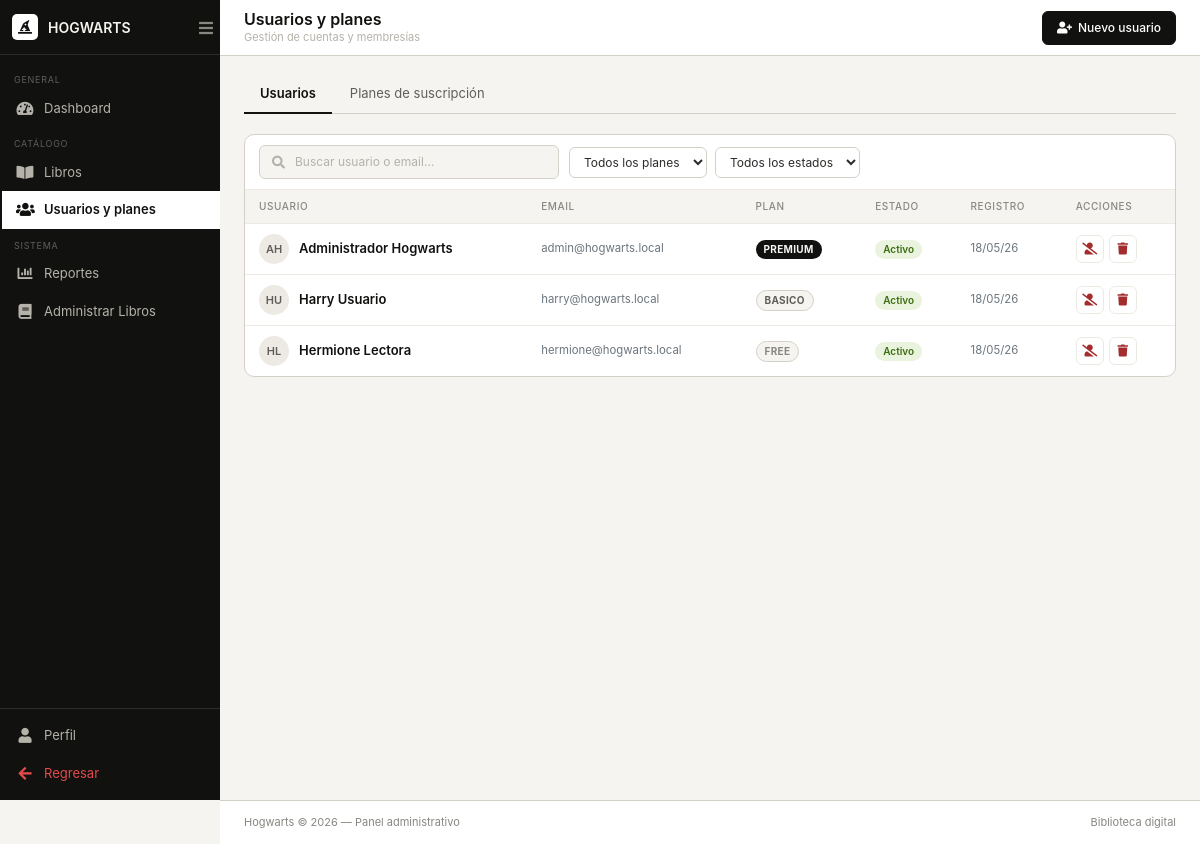
The page /src/views/admin/usuarios.php (signed in) on the database its author committed.
### tables this page shows
CREATE TABLE IF NOT EXISTS usuarios (
    id_usuario INT AUTO_INCREMENT PRIMARY KEY,
    nombre VARCHAR(150) NOT NULL,
    email VARCHAR(150) NOT NULL UNIQUE,
    password VARCHAR(255) NULL,
    google_id VARCHAR(255) NULL,
    foto_perfil VARCHAR(255) NULL,
    tema_habilitado TINYINT(1) NOT NULL DEFAULT 1,
    casa_preferida VARCHAR(20) NOT NULL DEFAULT 'ravenclaw',
    estado ENUM('activo', 'inactivo', 'baneado') NOT NULL DEFAULT 'activo',
    fecha_registro TIMESTAMP NOT NULL DEFAULT CURRENT_TIMESTAMP,
    id_rol INT NULL,
    CONSTRAINT fk_usuarios_roles
        FOREIGN KEY (id_rol) REFERENCES roles(id_rol)
        ON UPDATE CASCADE
        ON DELETE SET NULL
);

CREATE TABLE IF NOT EXISTS planes (
    id_plan INT AUTO_INCREMENT PRIMARY KEY,
    nombre VARCHAR(150) NOT NULL,
    precio DECIMAL(10,2) NOT NULL DEFAULT 0.00,
    descripcion TEXT NULL
);

### src/models/Database.php (called while the page is built, shortened)
<?php
class Database
{
    private static ?PDO $connection = null;
    public static function getConnection(): PDO
    {
        if (self::$connection instanceof PDO) {
            return self::$connection;
        }
        $host = getenv('DB_HOST') ?: '127.0.0.1';
        $port = getenv('DB_PORT') ?: '3306';
        $dbname = getenv('DB_NAME') ?: 'biblioteca_digital';
        $user = getenv('DB_USER') ?: 'root';
        $pass = getenv('DB_PASS') ?: '';
        $hostsToTry = array_unique([$host, '127.0.0.1', 'localhost']);
        foreach ($hostsToTry as $candidateHost) {
            $dsn = "mysql:host={$candidateHost};port={$port};dbname={$dbname};charset=utf8mb4";
            try {
                self::$connection = new PDO($dsn, $user, $pass, [
                    PDO::ATTR_ERRMODE => PDO::ERRMODE_EXCEPTION,
                    PDO::ATTR_DEFAULT_FETCH_MODE => PDO::FETCH_ASSOC,
                ]);
                return self::$connection;
            } catch (PDOException $exception) {
                $lastException = $exception;
            }
        }
        $message = 'No se pudo conectar a MySQL. Verifica DB_HOST, DB_PORT, DB_NAME, DB_USER y DB_PASS.';
        throw new RuntimeException($message);
    }
}

### src/models/UserModel.php (called while the page is built, shortened)
<?php
require_once __DIR__ . '/Database.php';
class UserModel
{
    private PDO $db;
    public function __construct()
    {
        $this->db = Database::getConnection();
    }
    private function ensureTables(): void
    {
        $this->db->exec(
            "INSERT IGNORE INTO planes (id_plan, nombre, precio, descripcion) VALUES
             (1, 'Free',    0.00,  'Acceso a libros gratuitos'),
             (2, 'Básico',  4.99,  'Catálogo básico'),
             (3, 'Plus',    8.99,  'Catálogo ampliado con audiolibros parcial'),
             (4, 'Premium', 13.99, 'Catálogo completo con audiolibros')"
        );
    }
    public function allUsuarios(): array
    {
        $stmt = $this->db->query(
            'SELECT u.*,
                    r.nombre AS rol_nombre,
                    p.nombre AS plan_nombre,
                    s.estado AS suscripcion_estado,
                    s.fecha_inicio,
                    s.fecha_fin
             FROM usuarios u
             LEFT JOIN roles r ON r.id_rol = u.id_rol
             LEFT JOIN suscripciones s ON s.id_usuario = u.id_usuario AND s.estado = "activa"
             LEFT JOIN planes p ON p.id_plan = s.id_plan
             ORDER BY u.fecha_registro DESC'
        );
        return $stmt->fetchAll();
    }
    public function allPlanes(): array
    {
        $stmt = $this->db->query(
            'SELECT p.*,
                    COUNT(s.id_suscripcion) AS total_usuarios
             FROM planes p
             LEFT JOIN suscripciones s ON s.id_plan = p.id_plan AND s.estado = "activa"
             GROUP BY p.id_plan
             ORDER BY p.precio ASC'
        );
        return $stmt->fetchAll();
    }
}

### src/controllers/UserController.php (called while the page is built, shortened)
<?php
require_once __DIR__ . '/../models/UserModel.php';
class UserController
{
    private UserModel $model;
    public function __construct()
    {
        $this->model = new UserModel();
    }
    public function handle(): array
    {
        return [
            'usuarios' => $this->model->allUsuarios(),
            'planes'   => $this->model->allPlanes(),
            'flash'    => $this->consumeFlash(),
        ];
    }
    private function consumeFlash(): ?array
    {
        if (!isset($_SESSION['user_flash'])) return null;
        $f = $_SESSION['user_flash'];
        return $f;
    }
}

### src/views/admin/usuarios.php (the view, shortened to what this page needs)
<?php
require_once __DIR__ . '/../../controllers/UserController.php';
$controller = new UserController();
$data       = $controller->handle();
$usuarios = $data['usuarios'];
$tab = $_GET['tab'] ?? 'usuarios';
include __DIR__ . '/../layouts/sidebar.php';
?>
<div class="admin-topbar">
    <div>
        <h1 class="topbar-title">Usuarios y planes</h1>
        <p class="topbar-sub">Gestión de cuentas y membresías</p>
    </div>
    <div class="topbar-actions">
        <?php if ($tab === 'usuarios'): ?>
        <button class="btn-admin btn-admin--primary" onclick="abrirModalUsuario()">
            <i class="fas fa-user-plus"></i> <span>Nuevo usuario</span>
        </button>
        <?php endif; ?>
    </div>
</div>
<div class="admin-content">
    <div class="admin-tabs">
        <a href="?tab=usuarios" class="admin-tab <?= $tab === 'usuarios' ? 'active' : '' ?>">Usuarios</a>
        <a href="?tab=planes"   class="admin-tab <?= $tab === 'planes'   ? 'active' : '' ?>">Planes de suscripción</a>
    </div>
    <?php if ($tab === 'usuarios'): ?>
    <div class="admin-card">
        <div class="admin-card__toolbar">
            <div class="search-box">
                <i class="fas fa-search"></i>
                <input type="text" id="buscadorUsuarios" placeholder="Buscar usuario o email…">
            </div>
            <div class="toolbar-filters">
                <select class="filter-select" id="filtroPlanUsr">
                    <option value="">Todos los planes</option>
                </select>
                <select class="filter-select" id="filtroEstadoUsr">
                    <option value="">Todos los estados</option>
                </select>
            </div>
        </div>
        <?php if (empty($usuarios)): ?>
            <div style="padding:40px 16px; text-align:center; color:var(--color-gris-mid); font-size:13px;">
                <i class="fas fa-users" style="font-size:32px; margin-bottom:10px; display:block; opacity:0.25"></i>
                No hay usuarios registrados aún.
                <br>
                <button class="btn-admin btn-admin--primary" style="margin-top:14px" onclick="abrirModalUsuario()">
                    <i class="fas fa-user-plus"></i> Crear el primero
                </button>
            </div>
        <?php else: ?>
        <div class="table-responsive">
            <table class="admin-table" id="tablaUsuarios">
                <thead>
                    <tr>
                        <th>Usuario</th><th>Email</th><th>Plan</th>
                        <th>Estado</th><th>Registro</th><th>Acciones</th>
                    </tr>
                </thead>
                <tbody>
                    <?php foreach ($usuarios as $usr):
                        $planSlug  = strtolower(str_replace(['á','é','í','ó','ú'],['a','e','i','o','u'], $usr['plan_nombre'] ?? 'free'));
                        $partes    = explode(' ', trim($usr['nombre']));
                        $iniciales = mb_strtoupper(mb_substr($partes[0], 0, 1)) .
                                     (isset($partes[1]) ? mb_strtoupper(mb_substr($partes[1], 0, 1)) : '');
                        $estClase  = match($usr['estado']) { 'activo' => 'activo', 'baneado' => 'suspendido', default => 'inactivo' };
                    ?>
                    <tr data-plan="<?= htmlspecialchars($planSlug) ?>"
                        data-estado="<?= htmlspecialchars($usr['estado']) ?>">
                        <td>
                            <div class="book-cell">
                                <div class="user-avatar"><?= htmlspecialchars($iniciales) ?></div>
                                <div class="book-name"><?= htmlspecialchars($usr['nombre']) ?></div>
                            </div>
                        </td>
                        <td class="text-secondary small"><?= htmlspecialchars($usr['email']) ?></td>
                        <td><span class="badge-plan badge-plan--<?= $planSlug ?>"><?= strtoupper($planSlug) ?></span></td>
                        <td><span class="badge-estado badge-estado--<?= $estClase ?>"><?= ucfirst($usr['estado']) ?></span></td>
                        <td class="text-secondary small"><?= date('d/m/y', strtotime($usr['fecha_registro'])) ?></td>
                        <td>
                            <div class="action-btns">
                                <form method="POST" style="display:inline">
                                    <?php if ($usr['estado'] === 'activo'): ?>
                                    <button type="submit" class="action-btn action-btn--danger" title="Desactivar"
                                            onclick="return confirm('Desactivar a <?= htmlspecialchars(addslashes($usr['nombre'])) ?>?')">
                                        <i class="fas fa-user-slash"></i>
                                    </button>
                                    <?php else: ?>
                                    <button type="submit" class="action-btn action-btn--success" title="Reactivar">
                                        <i class="fas fa-user-check"></i>
                                    </button>
                                    <?php endif; ?>
                                </form>
                                <form method="POST" style="display:inline">
                                    <button type="submit" class="action-btn action-btn--danger" title="Eliminar"
                                            onclick="return confirm('Eliminar permanentemente a <?= htmlspecialchars(addslashes($usr['nombre'])) ?>?')">
                                        <i class="fas fa-trash"></i>
                                    </button>
                                </form>
                            </div>
                        </td>
                    </tr>
                    <?php endforeach; ?>
                </tbody>
            </table>
        </div>
        <?php endif; ?>
    </div>
    <?php endif; ?>
</div>
<?php include __DIR__ . '/../layouts/footer.php'; ?>

### src/views/admin/usuarios.php (style rules this page uses)
.action-btn { background: none; border: 0.5px solid var(--color-crema-mid); border-radius: 6px; padding: 5px 9px; cursor: pointer; font-size: 12px; color: var(--color-gris-dark); transition: all .15s; }
.action-btn--danger { color: var(--color-danger-dark); }

### rows shown on the page
usuarios: nombre "AH", nombre "Administrador Hogwarts", email "admin@hogwarts.local", planes.nombre "PREMIUM", estado "Activo", fecha_registro "18/05/26"
usuarios: nombre "HU", nombre "Harry Usuario", email "harry@hogwarts.local", planes.nombre "BASICO", estado "Activo", fecha_registro "18/05/26"
usuarios: nombre "HL", nombre "Hermione Lectora", email "hermione@hogwarts.local", planes.nombre "FREE", estado "Activo", fecha_registro "18/05/26"
